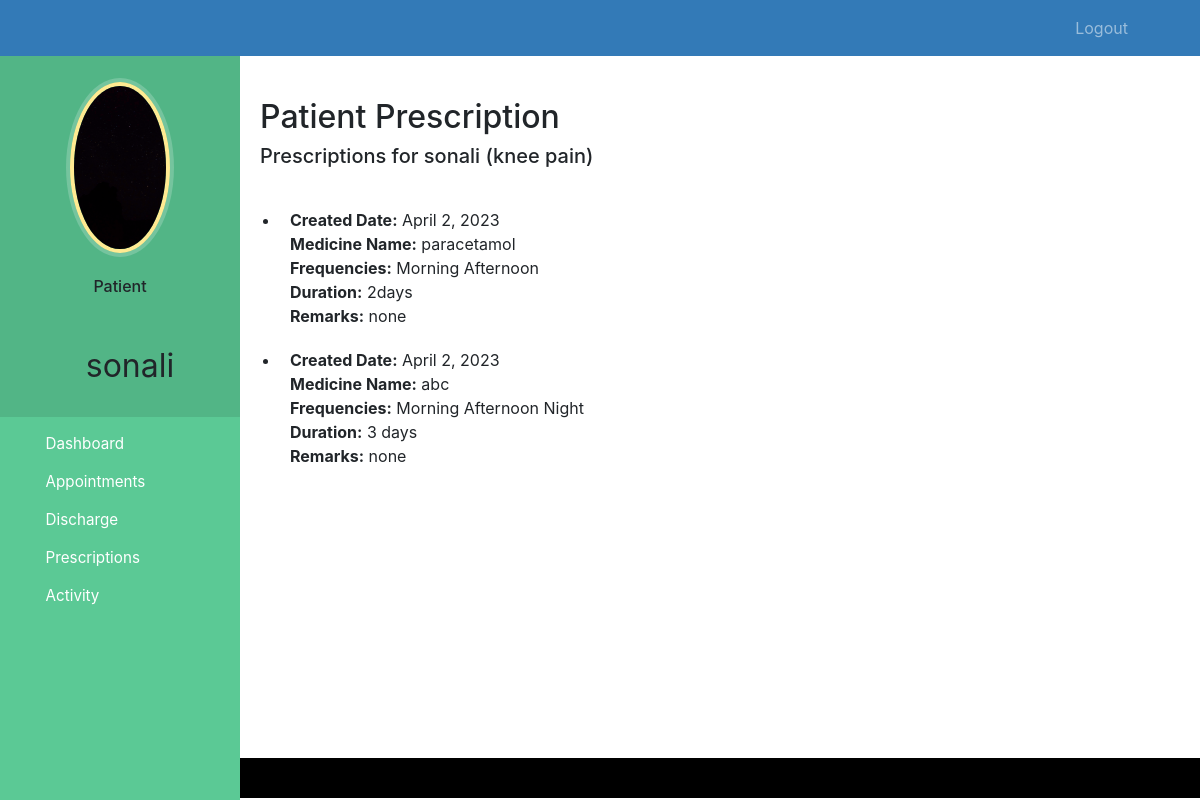
Page /patient-prescription (signed in) on the earlier database version.
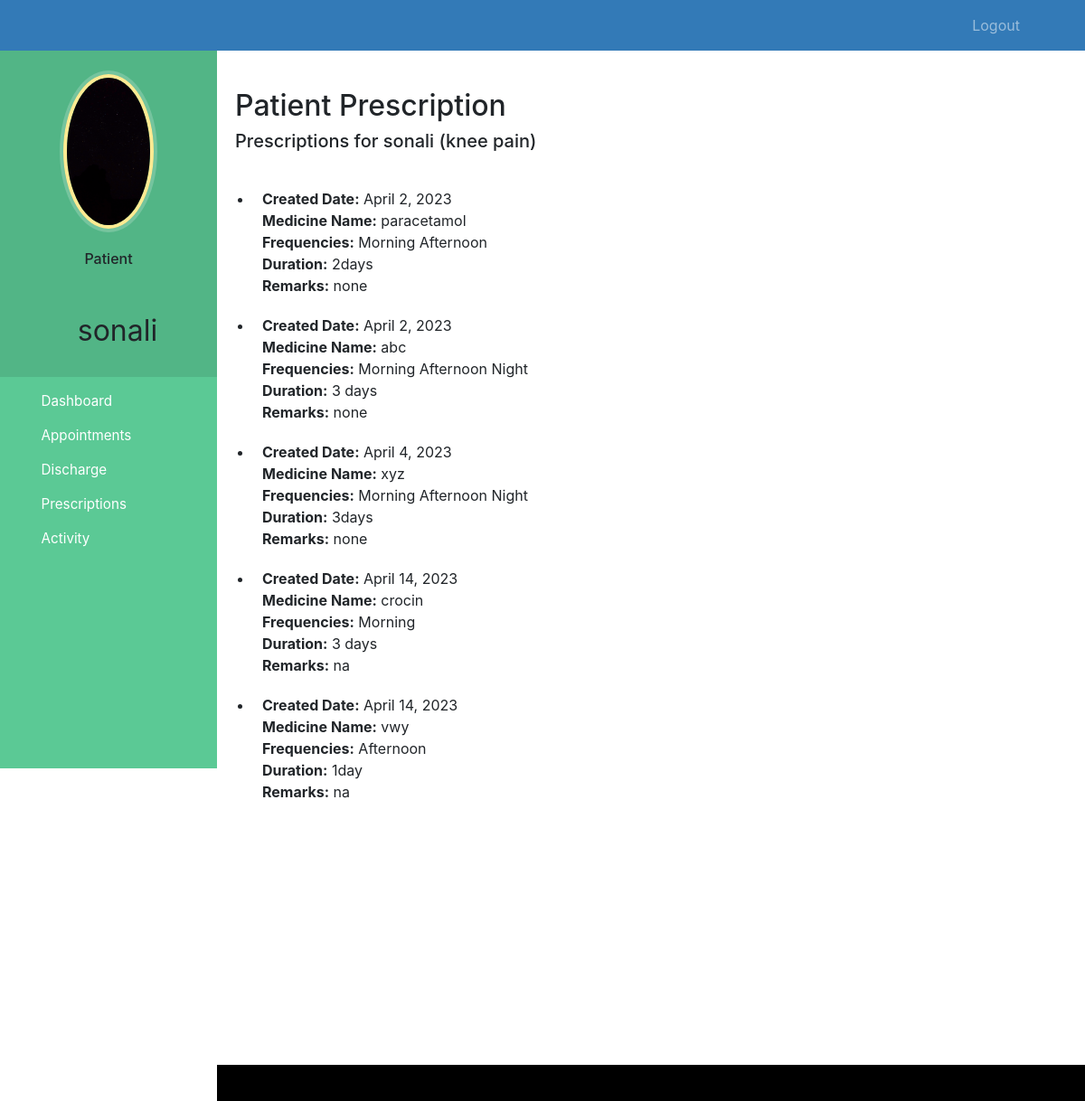
Same page on the later database version.
### hospital/models.py (models this page shows)
class Prescription(models.Model):   #dr prescrip form#
    patient = models.ForeignKey(Patient, on_delete=models.CASCADE)
    medicine_name = models.CharField(max_length=100)
    frequency_morning = models.BooleanField(default=False)
    frequency_afternoon = models.BooleanField(default=False)
    frequency_night = models.BooleanField(default=False)
    duration = models.CharField(max_length=20)
    remarks = models.TextField()
    created_date = models.DateField(auto_now_add=True)

### hospital/views.py (the view)
# urls.py: path('patient-prescription', views.patient_prescription_view,name='patient-prescription'),
@login_required(login_url='patientlogin')
@user_passes_test(is_patient)
def patient_prescription_view(request):
    patients=models.Patient.objects.get(user_id=request.user.id) #for profile picture of patient in sidebar
    patient = models.Patient.objects.get(user=request.user)
    prescriptions = models.Prescription.objects.filter(patient=patient).order_by('created_date')
    return render(request, 'hospital/patient_prescription.html',{'patients': patients, 'patient': patient, 'prescriptions': prescriptions})

### hospital/models.py (called while the page is built)
    def __str__(self):
        return self.user.first_name+" ("+self.symptoms+")"

### hospital/views.py (called while the page is built)
def is_patient(user):
    return user.groups.filter(name='PATIENT').exists()

### templates/hospital/patient_prescription.html (shortened to what this page needs)
{% extends 'hospital/patient_base.html' %}
{% load static %}
{% block content %}
<head>
    <link rel="stylesheet" href="https://stackpath.bootstrapcdn.com/bootstrap/4.3.1/css/bootstrap.min.css">
</head>
<h2>Patient Prescription</h2>
<h5>Prescriptions for {{ patient }}</h5>
<div class="prescription-details"></div>
{% if prescriptions %}
    <ul>
        {% for prescription in prescriptions %}
            <li class="prescription-item">
                <div><strong>Created Date:</strong> {{ prescription.created_date }}</div>
                <div><strong>Medicine Name:</strong> {{ prescription.medicine_name }}</div>
                <div><strong>Frequencies:</strong> {% if prescription.frequency_morning %}Morning {% endif %} {% if prescription.frequency_afternoon %}Afternoon {% endif %} {% if prescription.frequency_night %}Night {% endif %}</div>
                <div><strong>Duration:</strong> {{ prescription.duration }}</div>
                <div><strong>Remarks:</strong> {{ prescription.remarks }}</div>
            </li>
        {% endfor %}
    </ul>
{% else %}
    <p>No prescriptions found for {{ patient }}.</p>
{% endif %}
<br><br><br><br>
{% endblock content %}

Differences in the rows shown:
added Prescription: created_date "April 4, 2023", medicine_name "xyz", frequency_morning "Morning", frequency_afternoon "Afternoon", frequency_night "Night", duration "3days", remarks "none"
added Prescription: created_date "April 14, 2023", medicine_name "crocin", frequency_morning "Morning", duration "3 days", remarks "na"
added Prescription: created_date "April 14, 2023", medicine_name "vwy", frequency_afternoon "Afternoon", duration "1day", remarks "na"
